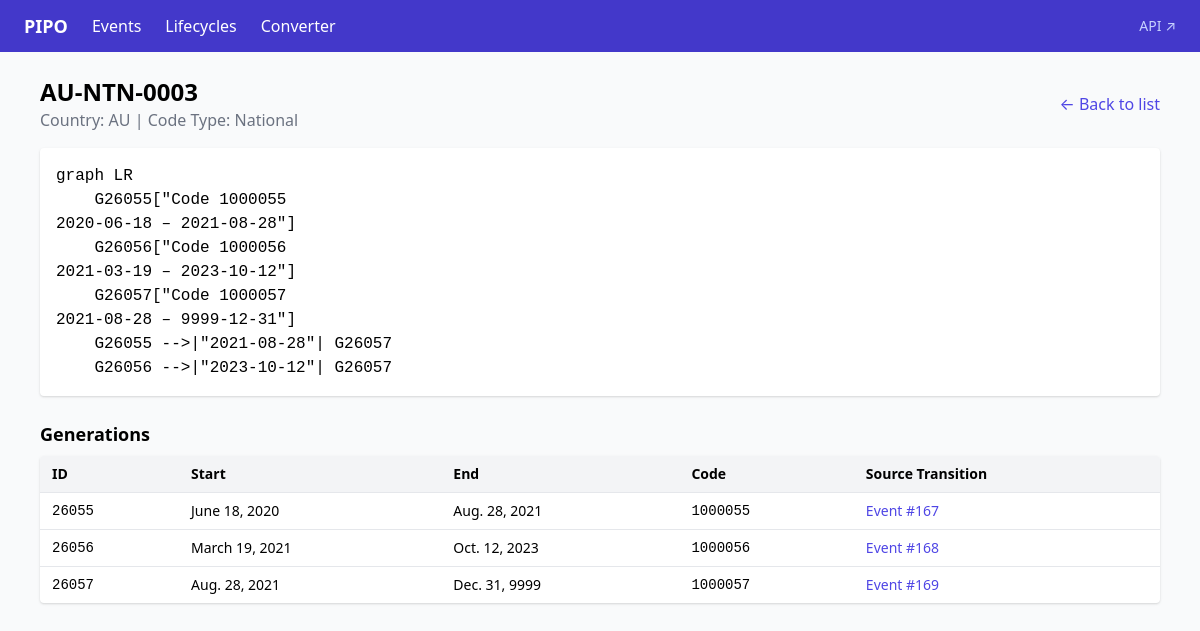
Page /lifecycles/9073/ on the committed database.
### lifecycles/models.py (models this page shows, shortened)
class ProductFamily(models.Model):
    code_type = models.ForeignKey(
        CodeType, on_delete=models.CASCADE, related_name="product_families"
    )
    identifier = models.CharField(max_length=255, unique=True)
    iso_country_code = models.CharField(max_length=2, db_index=True)
    class Meta:
        ordering = ["iso_country_code", "identifier"]
        verbose_name_plural = "Product families"

class Generation(models.Model):
    product_family = models.ForeignKey(
        ProductFamily, on_delete=models.CASCADE, related_name="generations"
    )
    source_transition = models.ForeignKey(
        CodeTransition, on_delete=models.CASCADE, related_name="generations"
    )
    code = models.BigIntegerField()
    iso_country_code = models.CharField(max_length=2, db_index=True)
    start_date = models.DateField(default=datetime.date(1970, 1, 1))
    end_date = models.DateField(default=datetime.date(9999, 12, 31))
    class Meta:
        ordering = ["start_date"]

### events/models.py (models this page shows, shortened)
class CodeType(models.Model):
    id = models.CharField(max_length=10, primary_key=True)
    type = models.CharField(max_length=50)
    def __str__(self):
        return self.type

class CodeTransition(models.Model):
    event = models.ForeignKey(Event, on_delete=models.CASCADE, related_name="transitions")
    code_type = models.ForeignKey(CodeType, on_delete=models.PROTECT, related_name="transitions")
    type = models.CharField(max_length=7, choices=TransitionType.choices)
    class Meta:
        indexes = [
            models.Index(fields=["type"]),
        ]

### lifecycles/views.py (the view)
# urls.py: path("lifecycles/<int:pk>/", lifecycle_detail_view, name="lifecycle-detail"),
def lifecycle_detail_view(request, pk):
    from lifecycles.engine import get_product_family_mermaid
    pf = get_object_or_404(ProductFamily, pk=pk)
    mermaid = get_product_family_mermaid(pk)
    return render(request, "lifecycles/detail.html", {
        "product_family": pf,
        "mermaid": mermaid,
    })

### lifecycles/engine.py (called while the page is built)
def get_product_family_mermaid(product_family_id):
    pf = ProductFamily.objects.get(pk=product_family_id)
    generations = pf.generations.all()
    links = GenerationLink.objects.filter(
        predecessor__product_family=pf, successor__product_family=pf
    ).select_related("source_transition__event")
    lines = ["graph LR"]
    for gen in generations:
        label = f"Code {gen.code}<br/>{gen.start_date} – {gen.end_date}"
        lines.append(f'    G{gen.pk}["{label}"]')
    for lnk in links:
        if lnk.source_transition:
            date = lnk.source_transition.event.date
            lines.append(f'    G{lnk.predecessor_id} -->|"{date}"| G{lnk.successor_id}')
        else:
            lines.append(f"    G{lnk.predecessor_id} --> G{lnk.successor_id}")
    return "\n".join(lines)

### lifecycles/templates/lifecycles/detail.html (shortened to what this page needs)
{% extends "base.html" %}
{% block content %}
<div class="flex justify-between items-center mb-4">
    <div>
        <h1 class="text-2xl font-bold">{{ product_family.identifier }}</h1>
        <p class="text-gray-500">Country: {{ product_family.iso_country_code }} | Code Type: {{ product_family.code_type }}</p>
    </div>
    <a href="{% url 'lifecycle-list' %}" class="text-indigo-600 hover:underline">← Back to list</a>
</div>
<div class="bg-white shadow rounded p-4 mb-6">
    <pre class="mermaid">{{ mermaid|safe }}</pre>
</div>
<h2 class="text-lg font-semibold mb-2">Generations</h2>
<table class="w-full bg-white shadow rounded overflow-hidden text-sm">
    <thead class="bg-gray-100">
        <tr>
            <th class="px-3 py-2 text-left">ID</th>
            <th class="px-3 py-2 text-left">Start</th>
            <th class="px-3 py-2 text-left">End</th>
            <th class="px-3 py-2 text-left">Code</th>
            <th class="px-3 py-2 text-left">Source Transition</th>
        </tr>
    </thead>
    <tbody>
        {% for gen in product_family.generations.all %}
        <tr class="border-t">
            <td class="px-3 py-2 font-mono">{{ gen.pk }}</td>
            <td class="px-3 py-2">{{ gen.start_date }}</td>
            <td class="px-3 py-2">{{ gen.end_date }}</td>
            <td class="px-3 py-2 font-mono">{{ gen.code }}</td>
            <td class="px-3 py-2">
                <a href="{% url 'event-edit' gen.source_transition.event_id %}" class="text-indigo-600 hover:underline">
                    Event #{{ gen.source_transition.event_id }}
                </a>
            </td>
        </tr>
        {% endfor %}
    </tbody>
</table>
{% endblock %}

### rows in the picture
ProductFamily: identifier "AU-NTN-0003", iso_country_code "AU", code_type "National"
Generation: pk "26055", start_date "June 18, 2020", end_date "Aug. 28, 2021", code "1000055", source_transition.event_id "167"
Generation: pk "26056", start_date "March 19, 2021", end_date "Oct. 12, 2023", code "1000056", source_transition.event_id "168"
Generation: pk "26057", start_date "Aug. 28, 2021", end_date "Dec. 31, 9999", code "1000057", source_transition.event_id "169"
